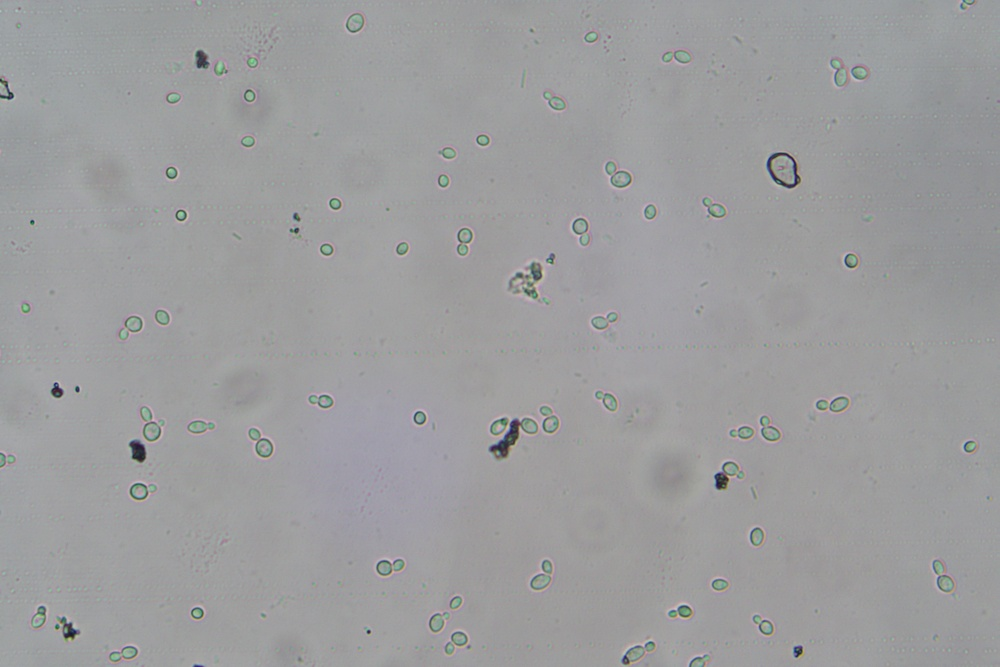
#> input picture sample/rxlr-4-2.jpg, 1000 x 667 px, shrunk from 3072 x 2048 before the run
$ python trials.py
#> lines starting #> are read from the running program, lines starting #| are printed output that depends on the picture
import cv2
import matplotlib.pyplot as plt

# Open the image
img = cv2.imread('sample/rxlr-4-2.jpg')
#> img is the input picture: shape (667, 1000, 3); mean B, G, R 158.1, 157, 156.6

# Apply Canny
edges = cv2.Canny(img, 10, 80, 3, L2gradient=True)
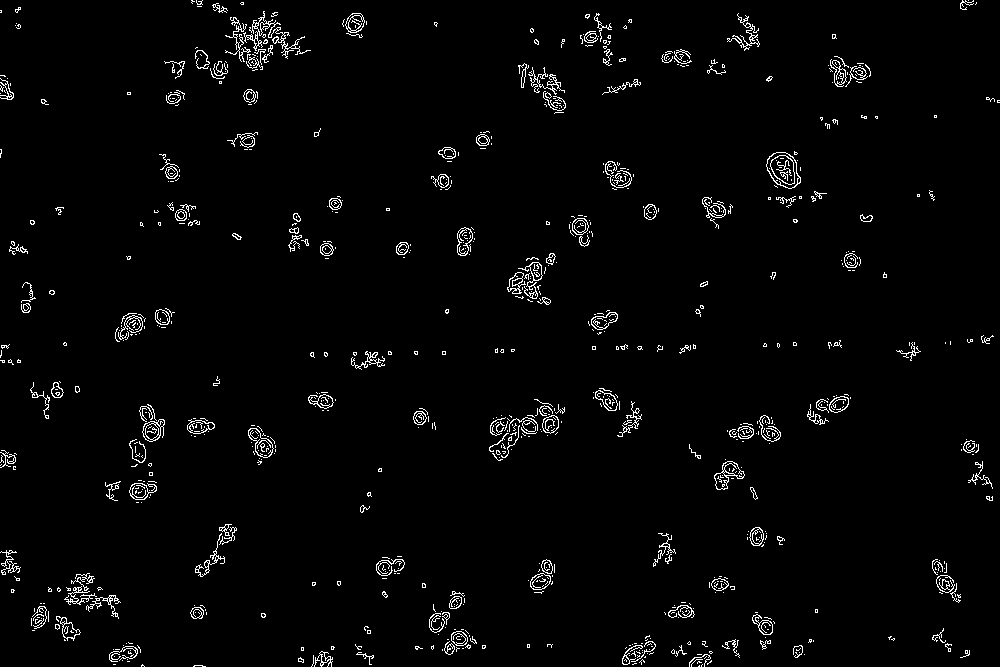
#> edges: shape (667, 1000); 2.4% white in thin lines or dots

plt.figure()
plt.title('Spider')
plt.imsave('dancing-spider-canny.png', edges, cmap='gray', format='png')
plt.imshow(edges, cmap='gray')
plt.show()

$ run again, with sample/rxlr-5nx-1.jpg copied over sample/rxlr-4-2.jpg
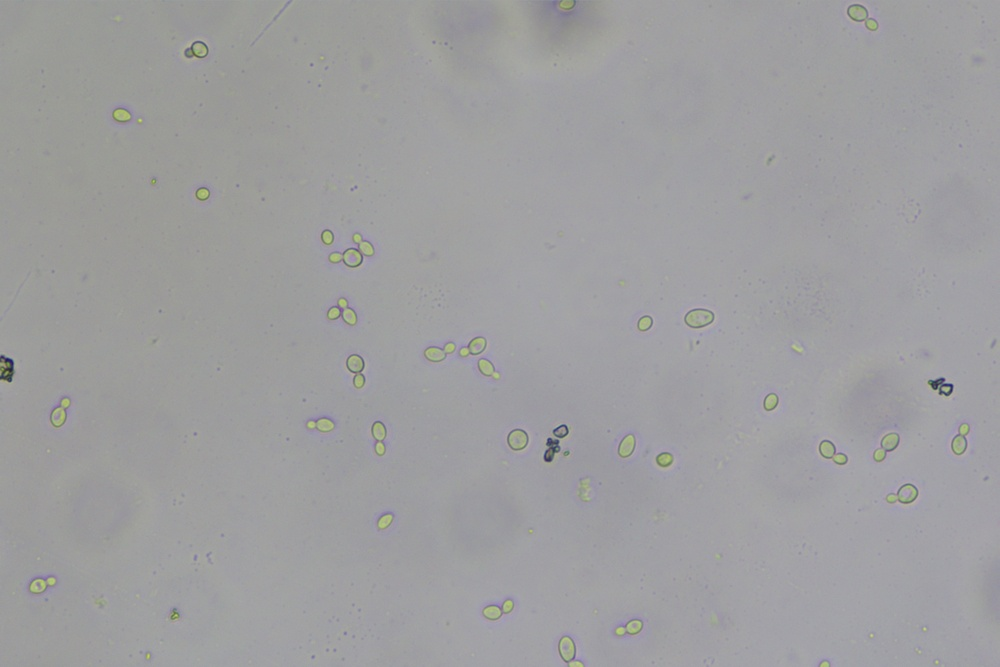
#> input picture sample/rxlr-5nx-1.jpg, 1000 x 667 px, shrunk from 3072 x 2048 before the run
#> img is the input picture: shape (667, 1000, 3); mean B, G, R 159.6, 158.2, 158.3
#> `edges = cv2.Canny(img, 10, 80, 3, L2gradient=True)`:
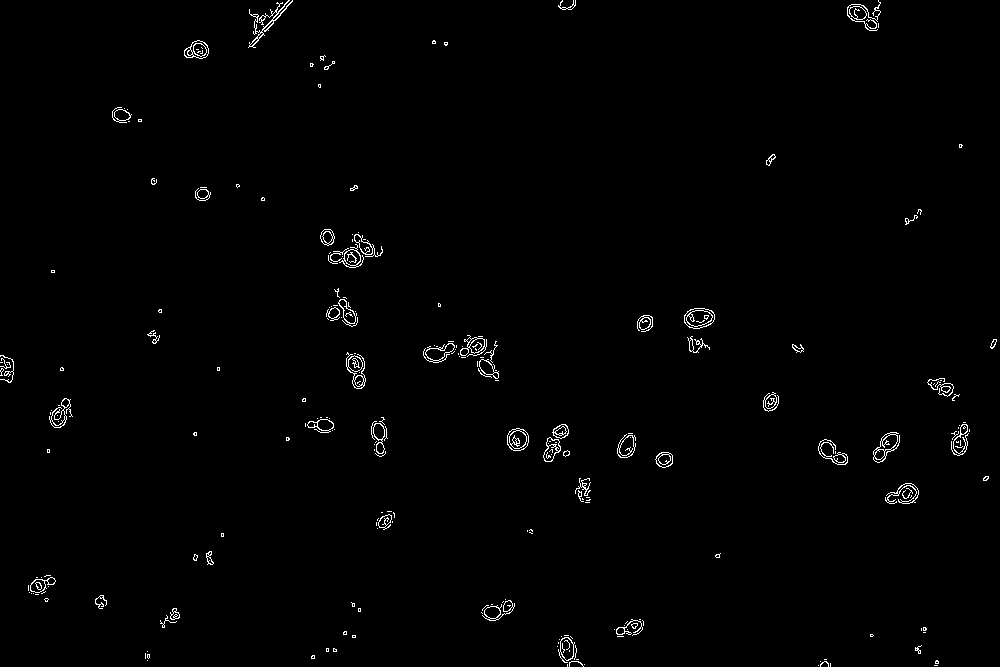
#> edges: shape (667, 1000); 0.98% white in thin lines or dots

$ run again, with sample/rxlr-5nx-2.jpg copied over sample/rxlr-4-2.jpg
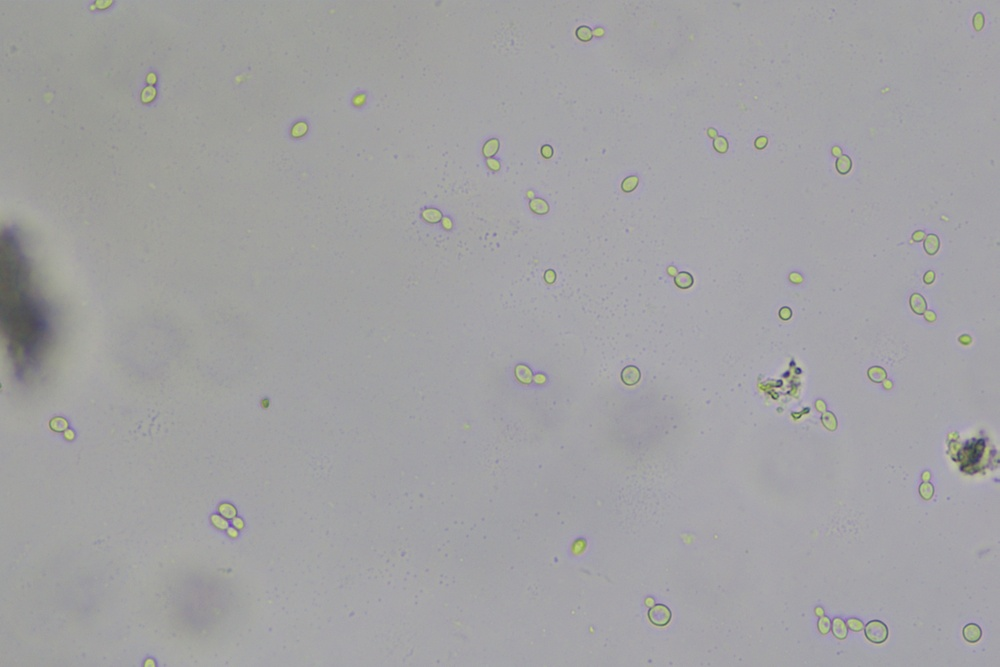
#> input picture sample/rxlr-5nx-2.jpg, 1000 x 667 px, shrunk from 3072 x 2048 before the run
#> img is the input picture: shape (667, 1000, 3); mean B, G, R 163.3, 161.8, 162.1
#> `edges = cv2.Canny(img, 10, 80, 3, L2gradient=True)`:
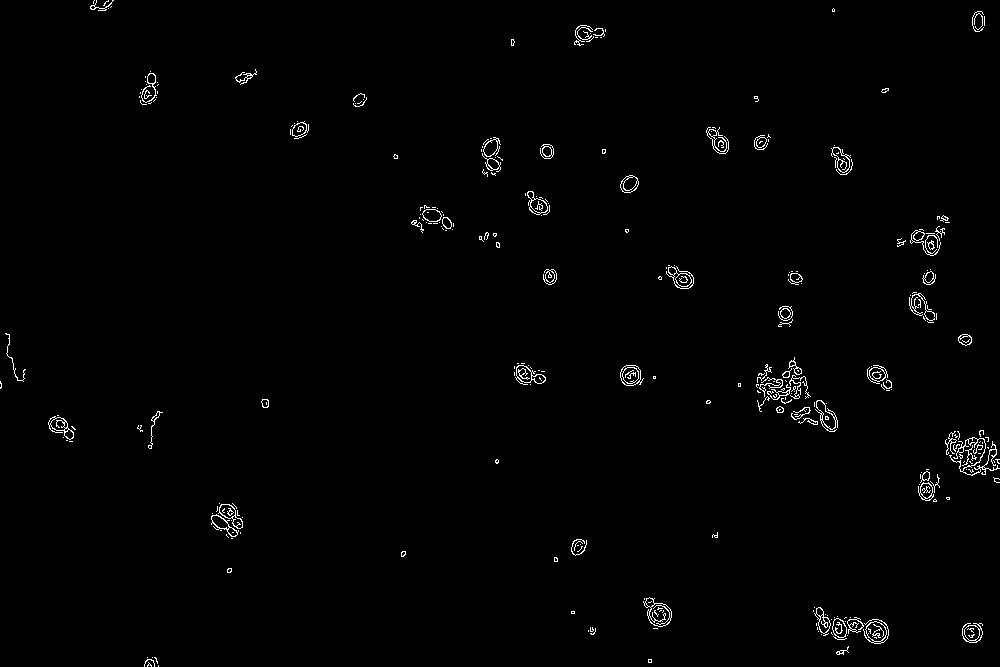
#> edges: shape (667, 1000); 1.1% white in thin lines or dots
